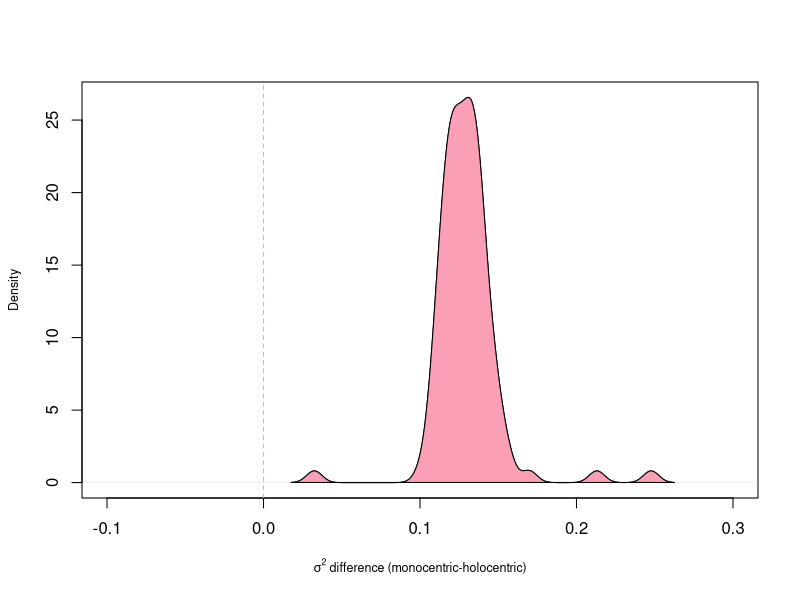

Generate this figure with R:
#set figures as working directory
# read in the results
dat <- read.csv("../../results/cent.vs.rate.csv")

#calculates and adds column for the difference in monocentric and holocentric rates
dat$diff <- dat$rate.mon-dat$rate.hol

#density plot of the difference in rates
plot(density(dat$diff), xlim = c(-.1,.3),
     cex.lab = .75, main = "",
     xlab = expression(paste(sigma^2, " difference (monocentric-holocentric)")))

#fills in under the curve
polygon(density(dat$diff), col = rgb(250,159,181, maxColorValue = 255))

#places a line at 0 
abline(v = 0, lty = 2,col = "gray")

#export pdf at 4.3" x 4.3"


